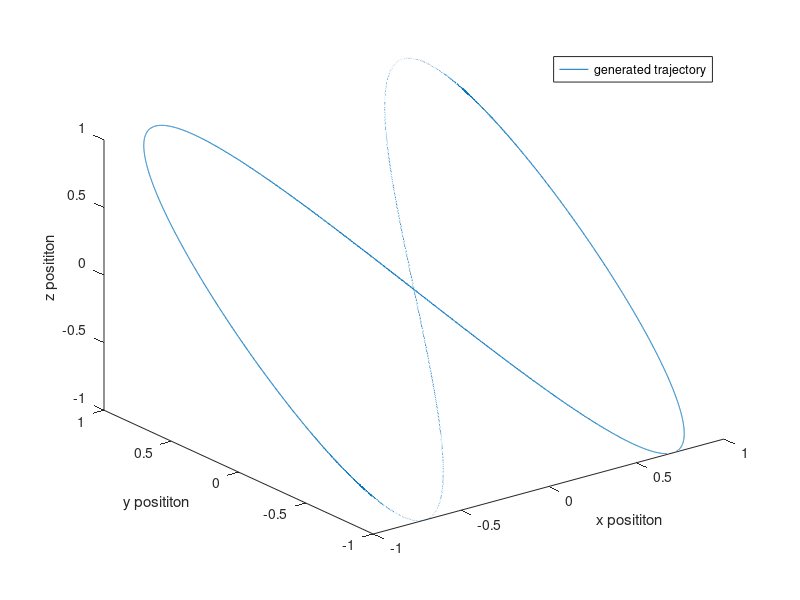

Write the MATLAB code that produced this figure. (Note: this script raises an error after producing the figure.)
%%
% generate a trajectory using cos and/or sin. Derive twice to get acceleration
% and give those value to the imu integrator to recompute the trajectory.
% Using trigonometry is ok : position won't go to infinity + loop.

%THIS IS PURE TRANLSATION
%rate of turn set to 0 (wx = wy= wz = 0) for all the trajectory.

%*****************************WORKING*********************
%%
close all;
clear all;

fe = 1000;
N = 100*1;
t = (0:1/fe:N-1/fe);

x = sin(t);
y = sin(2*t);
z = sin(2*t);

figure('Name','3D position plot','NumberTitle','off');
plot3(x,y,z);
xlabel('x posititon');
ylabel('y posititon');
zlabel('z posititon');
legend('generated trajectory');

deg_to_rad = 3.14159265359/180.0;
ax = -sin(t);
ay = -4*sin(2*t);
az = -4*sin(2*t);
wx(1,1:(N*fe)) = 0*deg_to_rad; 
wy(1,1:(N*fe)) = 0*deg_to_rad;
wz(1,1:(N*fe)) = 0*deg_to_rad;
u = [ax; ay; az; wx; wy; wz];

%% needed parameters

dt = 0.001;
di = [0; 0; 0; 1; 0; 0; 0; 1; 2; 2];
di0 = [0; 0; 0; 1; 0; 0; 0; 0; 0; 0];
%u = [10; 5; 2; 110; 30; 50];

b0 = [0; 0; 0; 0; 0; 0]; %bias vector

n_ax = 0.04*randn(1,(N*fe));
n_ay = 0.04*randn(1,(N*fe));
n_az = 0.04*randn(1,(N*fe));
n_wx = 0.002*randn(1,(N*fe));
n_wy = 0.002*randn(1,(N*fe));
n_wz = 0.002*randn(1,(N*fe));
n0 = [0; 0; 0; 0; 0; 0]; %noise vector
n = [n_ax; n_ay; n_az; n_wx; n_wy; n_wz]; %noise vector

di_t = di;
di_t0 = di0;

%FORMULATION IS PQV
%UNIT QUATERNION IS [1 0 0 0]

for i=1:N*fe-1
    d = data2delta(b0, u(:,i), n0, dt);
%% test imu_integrator

    di_out0 = imu_integrator(di, d, dt);
    di=di_out0;
    di_t = [di_t, di];
end

%% Plot Integrated position
figure('Name','Acceleration, Velocity and Position','NumberTitle','off');
subplot(3,3,1);
plot(t, ax(1,:));
hold on;
xlabel('time');
ylabel('Acceleration X');
subplot(3,3,4);
plot(t, ay(1,:));
xlabel('time');
ylabel('Acceleration Y');
subplot(3,3,7);
plot(t, az(1,:));
xlabel('time');
ylabel('Acceleration Z');

%figure('Name','velocity through time','NumberTitle','off');
subplot(3,3,2);
plot(t, di_t(8,:));
hold on;
xlabel('time');
ylabel('Velocity X');
subplot(3,3,5);
plot(t, di_t(9,:));
xlabel('time');
ylabel('Velocity Y');
subplot(3,3,8);
plot(t, di_t(10,:));
xlabel('time');
ylabel('Velocity Z');

%figure('Name','position through time','NumberTitle','off');
subplot(3,3,3);
plot(t, x(1,:));
xlabel('time');
ylabel('Position X');
hold on;
subplot(3,3,6);
plot(t, y(1,:));
xlabel('time');
ylabel('Position Y');
subplot(3,3,9);
plot(t, z(1,:));
xlabel('time');
ylabel('Position Z');

%% 3D plot
% figure('Name','3D position plot','NumberTitle','off');
% plot3(di_t(1,:),di_t(2,:),di_t(3,:));
% xlabel('x posititon');
% ylabel('y posititon');
% zlabel('z posititon');

% fileID = fopen('data_test_trig.txt','wt');
% data = [t',u'];
% for ii = 1:size(data,1)
%     fprintf(fileID,'%g\t',data(ii,:));
%     fprintf(fileID,'\n');
% end
% fclose(fileID);
% 
% figure('Name','2D position plot','NumberTitle','off');
% subplot(3,2,1)
% plot(x,y);
% xlabel('x posititon');
% ylabel('y posititon');
% subplot(3,2,2)
% plot(di_t(1,:),di_t(2,:));
% xlabel('x posititon integrated');
% ylabel('y posititon integrated');
% subplot(3,2,3)
% plot(x,z);
% xlabel('x posititon');
% ylabel('z posititon');
% subplot(3,2,4)
% plot(di_t(1,:),di_t(3,:));
% xlabel('x posititon integrated');
% ylabel('z posititon integrated');
% subplot(3,2,5)
% plot(y,z);
% xlabel('y posititon');
% ylabel('z posititon');
% subplot(3,2,6)
% plot(di_t(2,:),di_t(3,:));
% xlabel('y posititon integrated');
% ylabel('z posititon integrated');

figure('Name','error','NumberTitle','off')
subplot(3,1,1);
plot(t,x(1,:) - di_t(1,:));
xlabel('x error over time');
hold on;
subplot(3,1,2);
plot(t,y(1,:) - di_t(2,:));
xlabel('y error over time');
subplot(3,1,3);
plot(t,z(1,:) - di_t(3,:));
xlabel('z error over time');

%% all 3D plots in same figure :
figure('Name','compare trajectories','NumberTitle','off');
plot3(x(1,:),y(1,:),z(1,:), 'r');
hold on;
plot3(di_t(1,:),di_t(2,:),di_t(3,:), 'g');
xlabel('x posititon');
ylabel('y posititon');
zlabel('z posititon');
legend('real trajectory', 'integrated trajectory');
